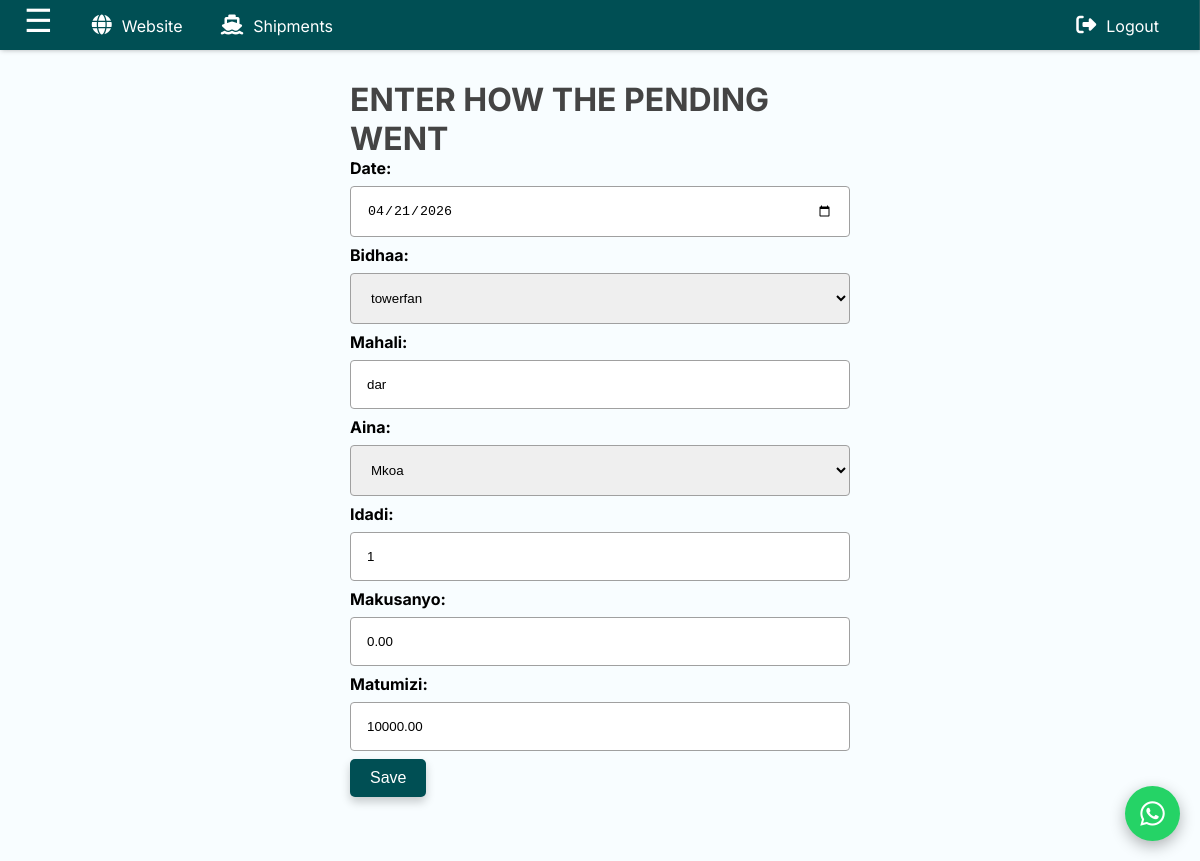
Screenshot of /manager/edit_pending_sales/7 (signed in) with the database file from the repository.
### inventory/models.py (models this page shows, shortened)
class Sale(models.Model):
    CONDTION_CHOICES=[('ndani', 'Ndani'),('mkoa', 'Mkoa') ]
    STATUS_CHOICES=[('paid','Paid'), ('pending', 'Pending'), ('canceled',('Canceled'))]
    date=models.DateField()
    bidhaa=models.ForeignKey(Stock,on_delete=models.PROTECT)
    mahali=models.CharField(max_length=100)
    aina=models.CharField(max_length=100,choices=CONDTION_CHOICES)
    idadi=models.IntegerField(validators=[MinValueValidator(1)],default=0)
    makusanyo=models.DecimalField(max_digits=10,decimal_places=2,validators=[MinValueValidator(0)],default=0)
    matumizi=models.DecimalField(max_digits=10,decimal_places=2,validators=[MinValueValidator(0)],default=0)
    status=models.CharField(max_length=10,choices=STATUS_CHOICES)
    created_at=models.DateTimeField(auto_now_add=True)

### inventory/views.py (the view)
# urls.py: path('edit_pending_sales/<id>',views.edit_pending_sales,name='edit_pending_sales'),
@login_required
def edit_pending_sales(request,id):
    pending_sales=get_object_or_404(Sale,id=id)
    form=SaleForm(request.POST or None, instance=pending_sales)
    if form.is_valid():
        form.save()
        return redirect('pending_sales')
    context={'edit_pending_sales':form}
    return render(request, 'inventory/edit_pending_sales.html',context)

### inventory/forms.py
class SaleForm(ModelForm):
    class Meta:
        model=Sale
        exclude=['status']
        widgets={'date':forms.DateInput(attrs={'type':'date'})}

### inventory/models.py (called while the page is built)
    def __str__(self):
        return self.name

### inventory/templates/inventory/edit_pending_sales.html (shortened to what this page needs)
{% extends 'website/base.html' %}
{% block content %}
{% include 'inventory/nav.html' %}
<div class="content-container">
    <div class="sales-container">
        <form action="" method="POST" class="form-box">
            <h2>ENTER HOW THE PENDING WENT</h2>
            {{edit_pending_sales}}
            <button type="submit" id="submit" class="edit-btn">Save</button>
        </form>
    </div>
</div>
{% endblock %}

### website/static/website/css/main.css (style rules this page uses)
html,body { height: 100%; width: 100%; }
body { font-family: 'Inter', 'Segoe UI', sans-serif; background-color: rgb(248, 253, 255); padding: 1rem; }
* { box-sizing: border-box; margin: 0; padding: 0; }
.content-container { margin-left: 0; padding: 3rem 0; transition: 0.3s; width: 100% !important; }
.form-box { width: 100%; max-width: 500px; margin: 1rem auto; }
form label { display: block; font-weight: bold; margin-bottom: 0.5rem; }
form input, form textarea, form select { display: block; padding: 1rem; border: 1px solid rgb(160, 160, 160); border-radius: 4px; transition: transform 0.2s ease; width: 100%; margin-bottom: 0.5rem; }
h2 { font-size: clamp(1rem, 3.5vw, 2rem) !important; }
h2,h3,h4 { color: #444444; }
.edit-btn { vertical-align: top; text-align:center; cursor: pointer; background-color: rgb(0, 79, 84); color: white; border: none; border-radius: 5px; box-shadow: 0 5px 10px rgba(0, 0, 0, 0.2); transition: transform 0.2s ease; text-decoration: none; padding: 10px 20px; font-size: 16px; }

### rows the page displays
Sale: date "04/21/2026", bidhaa "towerfan", mahali "dar", aina "Mkoa", idadi "1", makusanyo "0.00", matumizi "10000.00"
